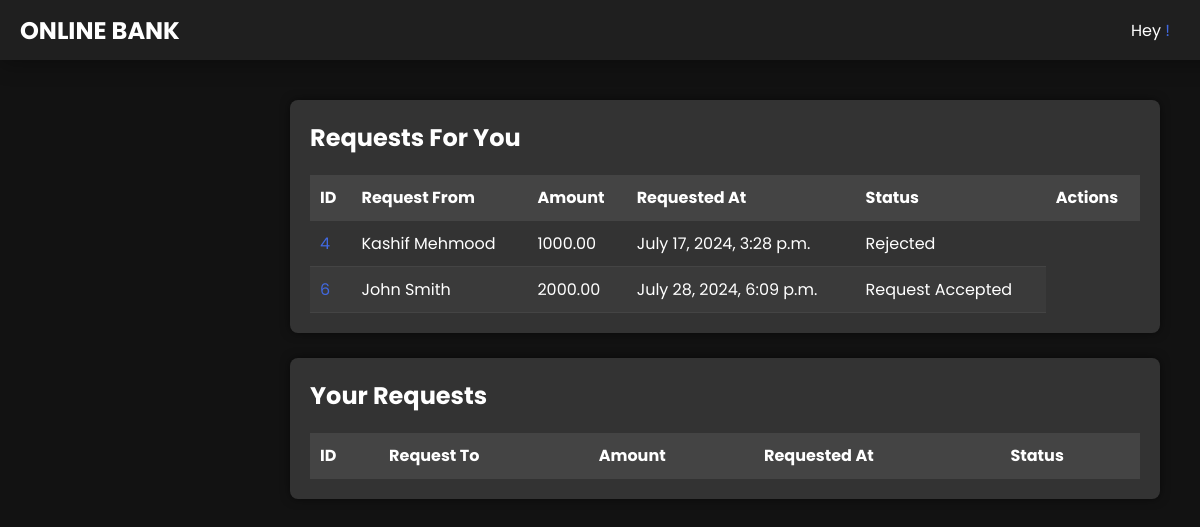
The app's page /transaction/all-requests/1111738289009163/ with its own data.
### transaction/models.py (models this page shows, shortened)
class RequestMoney(models.Model):
    request_from = models.ForeignKey('bankaccount.BankAccount', on_delete=models.CASCADE, related_name='request_from')
    request_to = models.ForeignKey('bankaccount.BankAccount', on_delete=models.CASCADE, related_name='request_to')
    amount = models.DecimalField(max_digits=10, decimal_places=2)
    note = models.TextField()
    requested_at = models.DateTimeField(default=timezone.now)
    is_accepted = models.BooleanField(default=False)
    transaction = models.OneToOneField(Transaction, on_delete=models.CASCADE, blank=True, null=True)
    transaction_at = models.DateTimeField(null=True, blank=True)
    is_rejected = models.BooleanField(default=False)

### bankaccount/models.py (models this page shows, shortened)
class BankAccount(models.Model):
    user = models.ForeignKey(User, on_delete=models.DO_NOTHING)
    full_name = models.CharField(max_length=100)
    address = models.CharField(max_length=200)
    phone_number = models.CharField(max_length=16)
    profession = models.CharField(max_length=20)
    account_number = models.CharField(max_length=16)
    account_type = models.CharField(max_length=50, choices=ACCOUNT_CHOICES)
    balance = models.DecimalField(default=0, max_digits=10, decimal_places=2)
    date_created = models.DateTimeField(auto_now=True)
    date_updated = models.DateTimeField(null=True, blank=True)
    daily_limit = models.IntegerField(default=25000)
    daily_remaining_limit = models.IntegerField(default=25000)
    max_daily_limit = models.IntegerField(default=50000)
    monthly_limit = models.IntegerField(default=500000)
    monthly_remaining_limit = models.IntegerField(default=500000)
    max_monthly_limit = models.IntegerField(default=750000)
    yearly_limit = models.IntegerField(default=1000000)
    yearly_remaining_limit = models.IntegerField(default=1000000)
    max_yearly_limit = models.IntegerField(default=1250000)
    is_active = models.BooleanField(default=False)
    is_approved = models.BooleanField(default=False)
    otp = models.CharField(max_length=6, null=True, blank=True)
    otp_expiry = models.DateTimeField(null=True, blank=True)
    otp_attempts = models.PositiveIntegerField(default=0)

### transaction/views.py (the view)
# urls.py: path('all-requests/<account_number>/', views.all_requests, name='all_requests'),
def all_requests(request, account_number):
    context = {}
    bank_account = BankAccount.objects.get(account_number=account_number)
    context['bank_account'] = bank_account
    context['bank_account_created'] = True
    requests_qs = RequestMoney.objects.filter(Q(request_from=bank_account) | Q(request_to=bank_account))
    context['requests_qs'] = requests_qs.order_by('is_accepted')
    return render(request, 'all_money_requests.html', context)

### templates/all_money_requests.html (shortened to what this page needs)
{% extends 'base.html' %}
{% load static %}
{% load humanize %}
{% block content %}
    <div class="dashboard-container">
        <div class="transaction-history">
            <h2>Requests For You</h2>
            <table>
                <thead>
                    <tr>
                        <th>ID</th>
                        <th>Request From</th>
                        <th>Amount</th>
                        <th>Requested At</th>
                        <th>Status</th>
                        <th>Actions</th>
                    </tr>
                </thead>
                <tbody>
                    {% for item in requests_qs %}
                    {% if not request.user == item.request_from.user %}
                    <tr>
                        <td><a style="color: royalblue;" href="{% url 'transaction:request_money_detail' item.id %}">{{ item.id }}</a></td>
                        <td><a style="color: white" href="{% url 'transaction:request_money_detail' item.id %}">{{ item.request_from.full_name }} </a></td>
                        <td>{{ item.amount }}</td>
                        <td>{{ item.requested_at }}</td>
                        {% if not item.is_rejected %}
                        <td>{% if item.is_accepted == True %} Request Accepted {% else %} Pending {% endif %}</td>
                        {% else %}
                        <td>Rejected</td>
                        {% endif %}
                    </tr>
                    {% endif %}
                    {% endfor %}
                </tbody>
            </table>
        </div>
        <br>
        <div class="transaction-history">
            <h2>Your Requests</h2>
            <table class="money-requests-table">
                <thead>
                    <tr>
                        <th>ID</th>
                        <th>Request To</th>
                        <th>Amount</th>
                        <th>Requested At</th>
                        <th>Status</th>
                    </tr>
                </thead>
            </table>
        </div>
    </div>
{% endblock %}

### static/css/home.css (style rules this page uses)
* { font-family: poppins; }
a { text-decoration: none; text-align: center; }
body { margin: 0; font-family: poppins, sans-serif; background-color: #121212; color: #ffffff; }
.dashboard-container { max-width: 100%; margin: auto; padding: 20px; }
.transaction-history { background-color: #333333; padding: 20px; border-radius: 8px; box-shadow: 0 0 10px rgba(0, 0, 0, 0.5); }
.transaction-history h2 { margin-top: 0; margin-bottom: 20px; }
.transaction-history table { width: 100%; border-collapse: collapse; }
.transaction-history th, .transaction-history td { padding: 10px; text-align: left; border-bottom: 1px solid #444444; }
.transaction-history th { background-color: #444444; }
.transaction-history tbody tr:nth-child(even) { background-color: #3a3a3a; }
.table .success > th, td { max-width: 50%; padding: 10px; text-align: left; border: none; }

### records on screen
RequestMoney: id "4", request_from.full_name "Kashif Mehmood", amount "1000.00", requested_at "July 17, 2024, 3:28 p.m.", is_rejected "Rejected"
RequestMoney: id "6", request_from.full_name "John Smith", amount "2000.00", requested_at "July 28, 2024, 6:09 p.m.", is_rejected "Request Accepted"
